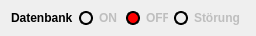
   <widget class="QWidget" name="layoutWidget">
    <property name="geometry">
     <rect>
      <x>947</x>
      <y>271</y>
      <width>256</width>
      <height>20</height>
     </rect>
    </property>
    <layout class="QHBoxLayout" name="horizontalLayout_20">
     <item>
      <widget class="QLabel" name="label_40">
       <property name="maximumSize">
        <size>
         <width>16777215</width>
         <height>14</height>
        </size>
       </property>
       <property name="font">
        <font>
         <pointsize>9</pointsize>
         <weight>75</weight>
         <italic>false</italic>
         <bold>true</bold>
         <underline>false</underline>
         <strikeout>false</strikeout>
         <stylestrategy>PreferAntialias</stylestrategy>
        </font>
       </property>
       <property name="text">
        <string>Datenbank</string>
       </property>
      </widget>
     </item>
     <item>
      <widget class="QRadioButton" name="radioButtonON">
       <property name="enabled">
        <bool>false</bool>
       </property>
       <property name="minimumSize">
        <size>
         <width>41</width>
         <height>0</height>
        </size>
       </property>
       <property name="maximumSize">
        <size>
         <width>16777215</width>
         <height>14</height>
        </size>
       </property>
       <property name="font">
        <font>
         <weight>75</weight>
         <italic>false</italic>
         <bold>true</bold>
         <underline>false</underline>
         <strikeout>false</strikeout>
         <stylestrategy>PreferDefault</stylestrategy>
        </font>
       </property>
       <property name="styleSheet">
        <string notr="true">QRadioButton::indicator {
    width:                  10px;
    height:                 10px;
    border-radius:          7px;
}
QRadioButton::indicator:checked {
    background-color:       green;
    border:                 2px solid black;
}


QRadioButton::indicator:unchecked {
    border:                 2px solid black;
}
</string>
       </property>
       <property name="text">
        <string>ON</string>
       </property>
       <property name="checked">
        <bool>false</bool>
       </property>
      </widget>
     </item>
     <item>
      <widget class="QRadioButton" name="radioButtonOFF">
       <property name="enabled">
        <bool>false</bool>
       </property>
       <property name="minimumSize">
        <size>
         <width>41</width>
         <height>0</height>
        </size>
       </property>
       <property name="maximumSize">
        <size>
         <width>16777215</width>
         <height>14</height>
        </size>
       </property>
       <property name="font">
        <font>
         <weight>75</weight>
         <italic>false</italic>
         <bold>true</bold>
         <underline>false</underline>
         <strikeout>false</strikeout>
         <stylestrategy>PreferDefault</stylestrategy>
        </font>
       </property>
       <property name="styleSheet">
        <string notr="true">QRadioButton::indicator {
    width:                  10px;
    height:                 10px;
    border-radius:          7px;
}
QRadioButton::indicator:checked {
    background-color:       red;
    border:                 2px solid black;
}


QRadioButton::indicator:unchecked {
    border:                 2px solid black;
}
</string>
       </property>
       <property name="text">
        <string>OFF</string>
       </property>
       <property name="checked">
        <bool>true</bool>
       </property>
      </widget>
     </item>
     <item>
      <widget class="QRadioButton" name="radioButtonStoerung">
       <property name="enabled">
        <bool>false</bool>
       </property>
       <property name="minimumSize">
        <size>
         <width>71</width>
         <height>0</height>
        </size>
       </property>
       <property name="maximumSize">
        <size>
         <width>16777215</width>
         <height>14</height>
        </size>
       </property>
       <property name="font">
        <font>
         <weight>75</weight>
         <italic>false</italic>
         <bold>true</bold>
         <underline>false</underline>
         <strikeout>false</strikeout>
         <stylestrategy>PreferDefault</stylestrategy>
        </font>
       </property>
       <property name="styleSheet">
        <string notr="true">QRadioButton::indicator {
    width:                  10px;
    height:                 10px;
    border-radius:          7px;
}
QRadioButton::indicator:checked {
    background-color:       yellow;
    border:                 2px solid black;
}


QRadioButton::indicator:unchecked {
    border:                 2px solid black;
}
</string>
       </property>
       <property name="text">
        <string>Störung</string>
       </property>
       <property name="checked">
        <bool>false</bool>
       </property>
      </widget>
     </item>
    </layout>
   </widget>
